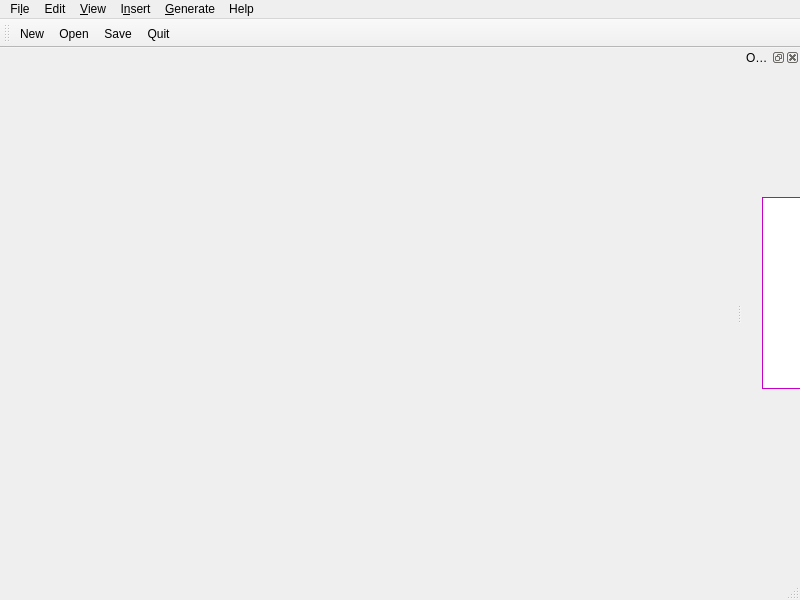
<?xml version="1.0" encoding="UTF-8"?>
<ui version="4.0">
 <class>scedQt</class>
 <widget class="QMainWindow" name="scedQt">
  <property name="geometry">
   <rect>
    <x>0</x>
    <y>0</y>
    <width>800</width>
    <height>600</height>
   </rect>
  </property>
  <property name="windowTitle">
   <string>scedQt</string>
  </property>
  <widget class="QWidget" name="centralWidget"/>
  <widget class="QMenuBar" name="menuBar">
   <property name="geometry">
    <rect>
     <x>0</x>
     <y>0</y>
     <width>800</width>
     <height>23</height>
    </rect>
   </property>
   <property name="sizePolicy">
    <sizepolicy hsizetype="MinimumExpanding" vsizetype="Minimum">
     <horstretch>0</horstretch>
     <verstretch>0</verstretch>
    </sizepolicy>
   </property>
   <widget class="QMenu" name="menuFile">
    <property name="title">
     <string>Fi&amp;le</string>
    </property>
    <addaction name="actionNew"/>
    <addaction name="actionOpen"/>
    <addaction name="actionSave"/>
    <addaction name="actionSave_as"/>
    <addaction name="actionExport"/>
    <addaction name="actionPreferences"/>
    <addaction name="actionQuit"/>
   </widget>
   <widget class="QMenu" name="menuEdit">
    <property name="title">
     <string>Edit</string>
    </property>
    <addaction name="actionUndo"/>
    <addaction name="actionRedo"/>
    <addaction name="separator"/>
    <addaction name="actionSelect"/>
    <addaction name="actionCut"/>
    <addaction name="actionCopy"/>
    <addaction name="actionPaste"/>
    <addaction name="actionDelete"/>
   </widget>
   <widget class="QMenu" name="menuView">
    <property name="title">
     <string>&amp;View</string>
    </property>
    <widget class="QMenu" name="menuStyle">
     <property name="title">
      <string>&amp;Display Style</string>
     </property>
     <addaction name="actionWireframe"/>
     <addaction name="actionSurfaces"/>
    </widget>
    <widget class="QMenu" name="menuDirection">
     <property name="title">
      <string>D&amp;irection</string>
     </property>
     <addaction name="actionTop"/>
     <addaction name="actionBottom"/>
     <addaction name="actionLeft"/>
     <addaction name="actionRight"/>
     <addaction name="actionFront"/>
     <addaction name="actionBack"/>
     <addaction name="actionCenter_2"/>
    </widget>
    <widget class="QMenu" name="menuShow_Toolbars">
     <property name="title">
      <string>Sho&amp;w Toolbars</string>
     </property>
     <addaction name="actionMain"/>
     <addaction name="actionStatus_Bar"/>
    </widget>
    <widget class="QMenu" name="menuShow_Views">
     <property name="title">
      <string>Show &amp;Views</string>
     </property>
     <addaction name="actionObject_Tree"/>
     <addaction name="actionObject_Props"/>
     <addaction name="actionShowLayer"/>
    </widget>
    <addaction name="menuStyle"/>
    <addaction name="actionShow_Axes"/>
    <addaction name="actionShow_Scale"/>
    <addaction name="separator"/>
    <addaction name="menuDirection"/>
    <addaction name="actionPerspective"/>
    <addaction name="actionOrthogonal"/>
    <addaction name="separator"/>
    <addaction name="actionZoom_In"/>
    <addaction name="actionZoom_Out"/>
    <addaction name="separator"/>
    <addaction name="actionReset_View"/>
    <addaction name="separator"/>
    <addaction name="actionShow_Console"/>
    <addaction name="menuShow_Toolbars"/>
    <addaction name="menuShow_Views"/>
   </widget>
   <widget class="QMenu" name="menuGenerate">
    <property name="title">
     <string>&amp;Generate</string>
    </property>
    <addaction name="actionRender"/>
    <addaction name="separator"/>
    <addaction name="actionRe_Validate"/>
    <addaction name="actionDebug_CSG_Tree"/>
   </widget>
   <widget class="QMenu" name="menuHelp">
    <property name="title">
     <string>Help</string>
    </property>
    <addaction name="actionContext_Help"/>
    <addaction name="actionVersion"/>
   </widget>
   <widget class="QMenu" name="menuInsert">
    <property name="title">
     <string>I&amp;nsert</string>
    </property>
    <widget class="QMenu" name="menuFunction">
     <property name="title">
      <string>&amp;Function</string>
     </property>
     <addaction name="actionBool_And"/>
     <addaction name="actionBool_Intersect"/>
     <addaction name="actionBool_Minus"/>
     <addaction name="actionBool_Section"/>
     <addaction name="separator"/>
     <addaction name="actionExtrude"/>
    </widget>
    <widget class="QMenu" name="menuPrimitive">
     <property name="title">
      <string>&amp;Primitive</string>
     </property>
     <addaction name="actionCube"/>
     <addaction name="actionSphere"/>
     <addaction name="actionCylinder"/>
     <addaction name="separator"/>
     <addaction name="actionAddAmbient_Light"/>
     <addaction name="actionAddLight"/>
     <addaction name="actionAddCamera"/>
    </widget>
    <addaction name="menuPrimitive"/>
    <addaction name="actionShowCSG_Window"/>
    <addaction name="actionAddLayer"/>
    <addaction name="separator"/>
    <addaction name="menuFunction"/>
    <addaction name="actionConvert_to_solid"/>
   </widget>
   <addaction name="menuFile"/>
   <addaction name="menuEdit"/>
   <addaction name="menuView"/>
   <addaction name="menuInsert"/>
   <addaction name="menuGenerate"/>
   <addaction name="menuHelp"/>
  </widget>
  <widget class="QToolBar" name="mainToolBar">
   <attribute name="toolBarArea">
    <enum>TopToolBarArea</enum>
   </attribute>
   <attribute name="toolBarBreak">
    <bool>false</bool>
   </attribute>
   <addaction name="actionNew"/>
   <addaction name="actionOpen"/>
   <addaction name="actionSave"/>
   <addaction name="actionQuit"/>
  </widget>
  <widget class="QStatusBar" name="statusBar"/>
  <widget class="QDockWidget" name="dockObjects">
   <property name="palette">
    <palette>
     <active>
      <colorrole role="Base">
       <brush brushstyle="SolidPattern">
        <color alpha="255">
         <red>255</red>
         <green>255</green>
         <blue>255</blue>
        </color>
       </brush>
      </colorrole>
      <colorrole role="Window">
       <brush brushstyle="SolidPattern">
        <color alpha="255">
         <red>255</red>
         <green>0</green>
         <blue>255</blue>
        </color>
       </brush>
      </colorrole>
     </active>
     <inactive>
      <colorrole role="Base">
       <brush brushstyle="SolidPattern">
        <color alpha="255">
         <red>255</red>
         <green>255</green>
         <blue>255</blue>
        </color>
       </brush>
      </colorrole>
      <colorrole role="Window">
       <brush brushstyle="SolidPattern">
        <color alpha="255">
         <red>255</red>
         <green>0</green>
         <blue>255</blue>
        </color>
       </brush>
      </colorrole>
     </inactive>
     <disabled>
      <colorrole role="Base">
       <brush brushstyle="SolidPattern">
        <color alpha="255">
         <red>255</red>
         <green>0</green>
         <blue>255</blue>
        </color>
       </brush>
      </colorrole>
      <colorrole role="Window">
       <brush brushstyle="SolidPattern">
        <color alpha="255">
         <red>255</red>
         <green>0</green>
         <blue>255</blue>
        </color>
       </brush>
      </colorrole>
     </disabled>
    </palette>
   </property>
   <property name="floating">
    <bool>false</bool>
   </property>
   <property name="allowedAreas">
    <set>Qt::LeftDockWidgetArea|Qt::RightDockWidgetArea</set>
   </property>
   <property name="windowTitle">
    <string>Ob&amp;jects</string>
   </property>
   <attribute name="dockWidgetArea">
    <number>2</number>
   </attribute>
   <widget class="QWidget" name="dockWidgetContents_2">
    <widget class="QTreeView" name="treeView_2">
     <property name="geometry">
      <rect>
       <x>20</x>
       <y>130</y>
       <width>256</width>
       <height>192</height>
      </rect>
     </property>
    </widget>
   </widget>
  </widget>
  <action name="actionNew">
   <property name="icon">
    <iconset resource="icons.qrc">
     <normaloff>:/icons/document-new.png</normaloff>:/icons/document-new.png</iconset>
   </property>
   <property name="text">
    <string>&amp;New</string>
   </property>
  </action>
  <action name="actionOpen">
   <property name="icon">
    <iconset resource="icons.qrc">
     <normaloff>:/icons/document-open.png</normaloff>:/icons/document-open.png</iconset>
   </property>
   <property name="text">
    <string>&amp;Open</string>
   </property>
  </action>
  <action name="actionSave">
   <property name="icon">
    <iconset resource="icons.qrc">
     <normaloff>:/icons/document-save.png</normaloff>:/icons/document-save.png</iconset>
   </property>
   <property name="text">
    <string>&amp;Save</string>
   </property>
  </action>
  <action name="actionSave_as">
   <property name="icon">
    <iconset resource="icons.qrc">
     <normaloff>:/icons/document-save-as.png</normaloff>:/icons/document-save-as.png</iconset>
   </property>
   <property name="text">
    <string>Sa&amp;ve as ...</string>
   </property>
  </action>
  <action name="actionExport">
   <property name="text">
    <string>&amp;Export</string>
   </property>
  </action>
  <action name="actionPreferences">
   <property name="text">
    <string>&amp;Preferences</string>
   </property>
  </action>
  <action name="actionQuit">
   <property name="icon">
    <iconset resource="icons.qrc">
     <normaloff>:/icons/application-exit.png</normaloff>:/icons/application-exit.png</iconset>
   </property>
   <property name="text">
    <string>&amp;Quit</string>
   </property>
  </action>
  <action name="actionWireframe">
   <property name="checkable">
    <bool>true</bool>
   </property>
   <property name="checked">
    <bool>true</bool>
   </property>
   <property name="text">
    <string>&amp;Wireframe</string>
   </property>
  </action>
  <action name="actionSurfaces">
   <property name="checkable">
    <bool>true</bool>
   </property>
   <property name="text">
    <string>&amp;Surfaces</string>
   </property>
  </action>
  <action name="actionShow_Axes">
   <property name="checkable">
    <bool>true</bool>
   </property>
   <property name="checked">
    <bool>true</bool>
   </property>
   <property name="text">
    <string>&amp;Show Axes</string>
   </property>
  </action>
  <action name="actionShow_Scale">
   <property name="checkable">
    <bool>true</bool>
   </property>
   <property name="text">
    <string>S&amp;how Scale</string>
   </property>
  </action>
  <action name="actionTop">
   <property name="checkable">
    <bool>true</bool>
   </property>
   <property name="text">
    <string>&amp;Top</string>
   </property>
  </action>
  <action name="actionBottom">
   <property name="checkable">
    <bool>true</bool>
   </property>
   <property name="text">
    <string>&amp;Bottom</string>
   </property>
  </action>
  <action name="actionLeft">
   <property name="checkable">
    <bool>true</bool>
   </property>
   <property name="text">
    <string>&amp;Left</string>
   </property>
  </action>
  <action name="actionRight">
   <property name="checkable">
    <bool>true</bool>
   </property>
   <property name="text">
    <string>&amp;Right</string>
   </property>
  </action>
  <action name="actionFront">
   <property name="checkable">
    <bool>true</bool>
   </property>
   <property name="text">
    <string>&amp;Front</string>
   </property>
  </action>
  <action name="actionBack">
   <property name="checkable">
    <bool>true</bool>
   </property>
   <property name="text">
    <string>Bac&amp;k</string>
   </property>
  </action>
  <action name="actionZoom_In">
   <property name="text">
    <string>&amp;Zoom In</string>
   </property>
  </action>
  <action name="actionZoom_Out">
   <property name="text">
    <string>Zoo&amp;m Out</string>
   </property>
  </action>
  <action name="actionReset_View">
   <property name="text">
    <string>&amp;Reset View</string>
   </property>
  </action>
  <action name="actionPerspective">
   <property name="checkable">
    <bool>true</bool>
   </property>
   <property name="checked">
    <bool>true</bool>
   </property>
   <property name="text">
    <string>&amp;Perspective</string>
   </property>
  </action>
  <action name="actionOrthogonal">
   <property name="checkable">
    <bool>true</bool>
   </property>
   <property name="text">
    <string>&amp;Orthogonal</string>
   </property>
  </action>
  <action name="actionShow_Console">
   <property name="checkable">
    <bool>true</bool>
   </property>
   <property name="text">
    <string>Show &amp;Console</string>
   </property>
  </action>
  <action name="actionCenter_2">
   <property name="text">
    <string>&amp;Center</string>
   </property>
  </action>
  <action name="actionRender">
   <property name="text">
    <string>&amp;Render</string>
   </property>
  </action>
  <action name="actionRe_Validate">
   <property name="text">
    <string>Re-&amp;Validate</string>
   </property>
  </action>
  <action name="actionDebug_CSG_Tree">
   <property name="checkable">
    <bool>true</bool>
   </property>
   <property name="text">
    <string>&amp;Debug CSG-Tree</string>
   </property>
  </action>
  <action name="actionContext_Help">
   <property name="text">
    <string>&amp;Context Help</string>
   </property>
  </action>
  <action name="actionVersion">
   <property name="text">
    <string>&amp;Version</string>
   </property>
  </action>
  <action name="actionMain">
   <property name="text">
    <string>&amp;Main</string>
   </property>
  </action>
  <action name="actionUndo">
   <property name="text">
    <string>&amp;Undo</string>
   </property>
  </action>
  <action name="actionRedo">
   <property name="text">
    <string>&amp;Redo</string>
   </property>
  </action>
  <action name="actionSelect">
   <property name="text">
    <string>&amp;Select</string>
   </property>
  </action>
  <action name="actionCut">
   <property name="text">
    <string>&amp;Cut</string>
   </property>
  </action>
  <action name="actionCopy">
   <property name="text">
    <string>C&amp;opy</string>
   </property>
  </action>
  <action name="actionPaste">
   <property name="text">
    <string>&amp;Paste</string>
   </property>
  </action>
  <action name="actionDelete">
   <property name="text">
    <string>&amp;Delete</string>
   </property>
  </action>
  <action name="actionShowCSG_Window">
   <property name="checkable">
    <bool>true</bool>
   </property>
   <property name="text">
    <string>&amp;CSG Window</string>
   </property>
  </action>
  <action name="actionConvert_to_solid">
   <property name="text">
    <string>Convert to &amp;solid</string>
   </property>
  </action>
  <action name="actionBool_And">
   <property name="text">
    <string>&amp;Bool Union</string>
   </property>
  </action>
  <action name="actionBool_Intersect">
   <property name="text">
    <string>Bool &amp;Intersect</string>
   </property>
  </action>
  <action name="actionBool_Minus">
   <property name="text">
    <string>Bool &amp;Minus</string>
   </property>
  </action>
  <action name="actionBool_Section">
   <property name="text">
    <string>Bool &amp;Section</string>
   </property>
  </action>
  <action name="actionExtrude">
   <property name="text">
    <string>&amp;Extrude</string>
   </property>
  </action>
  <action name="actionCube">
   <property name="text">
    <string>&amp;Cube</string>
   </property>
  </action>
  <action name="actionSphere">
   <property name="text">
    <string>&amp;Sphere</string>
   </property>
  </action>
  <action name="actionCylinder">
   <property name="text">
    <string>C&amp;ylinder</string>
   </property>
  </action>
  <action name="actionAddLight">
   <property name="text">
    <string>&amp;Light</string>
   </property>
  </action>
  <action name="actionAddCamera">
   <property name="text">
    <string>Ca&amp;mera</string>
   </property>
  </action>
  <action name="actionAddAmbient_Light">
   <property name="text">
    <string>&amp;Ambient Light</string>
   </property>
  </action>
  <action name="actionObject_Props">
   <property name="checkable">
    <bool>true</bool>
   </property>
   <property name="text">
    <string>Object &amp;Props</string>
   </property>
  </action>
  <action name="actionAddLayer">
   <property name="text">
    <string>&amp;Layer</string>
   </property>
  </action>
  <action name="actionObject_Tree">
   <property name="checkable">
    <bool>true</bool>
   </property>
   <property name="text">
    <string>&amp;Object Tree</string>
   </property>
  </action>
  <action name="actionStatus_Bar">
   <property name="checkable">
    <bool>true</bool>
   </property>
   <property name="text">
    <string>&amp;Status Bar</string>
   </property>
  </action>
  <action name="actionShowLayer">
   <property name="checkable">
    <bool>true</bool>
   </property>
   <property name="text">
    <string>&amp;Layer</string>
   </property>
  </action>
 </widget>
 <layoutdefault spacing="6" margin="11"/>
 <resources>
  <include location="icons.qrc"/>
 </resources>
 <connections>
  <connection>
   <sender>actionQuit</sender>
   <signal>triggered()</signal>
   <receiver>scedQt</receiver>
   <slot>close()</slot>
   <hints>
    <hint type="sourcelabel">
     <x>-1</x>
     <y>-1</y>
    </hint>
    <hint type="destinationlabel">
     <x>399</x>
     <y>299</y>
    </hint>
   </hints>
  </connection>
 </connections>
</ui>
